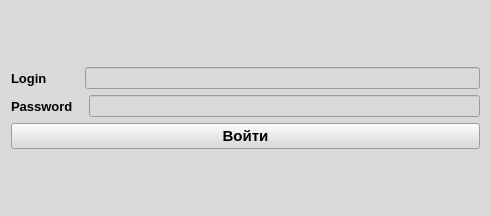
<?xml version="1.0" encoding="UTF-8"?>
<ui version="4.0">
 <class>Form</class>
 <widget class="QWidget" name="Form">
  <property name="geometry">
   <rect>
    <x>0</x>
    <y>0</y>
    <width>491</width>
    <height>216</height>
   </rect>
  </property>
  <property name="windowTitle">
   <string>Form</string>
  </property>
  <property name="styleSheet">
   <string notr="true">background-color: rgb(179, 179, 179);
background-color: rgb(217, 217, 217);</string>
  </property>
  <layout class="QVBoxLayout" name="verticalLayout_2">
   <item>
    <layout class="QVBoxLayout" name="verticalLayout">
     <item>
      <layout class="QHBoxLayout" name="horizontalLayout">
       <item>
        <widget class="QLabel" name="label">
         <property name="font">
          <font>
           <pointsize>10</pointsize>
           <bold>true</bold>
          </font>
         </property>
         <property name="text">
          <string>Login</string>
         </property>
        </widget>
       </item>
       <item>
        <spacer name="horizontalSpacer">
         <property name="orientation">
          <enum>Qt::Horizontal</enum>
         </property>
         <property name="sizeType">
          <enum>QSizePolicy::Fixed</enum>
         </property>
         <property name="sizeHint" stdset="0">
          <size>
           <width>32</width>
           <height>20</height>
          </size>
         </property>
        </spacer>
       </item>
       <item>
        <widget class="QLineEdit" name="lineEdit"/>
       </item>
      </layout>
     </item>
     <item>
      <layout class="QHBoxLayout" name="horizontalLayout_2">
       <item>
        <widget class="QLabel" name="label_2">
         <property name="font">
          <font>
           <pointsize>10</pointsize>
           <bold>true</bold>
          </font>
         </property>
         <property name="text">
          <string>Password</string>
         </property>
        </widget>
       </item>
       <item>
        <spacer name="horizontalSpacer_2">
         <property name="orientation">
          <enum>Qt::Horizontal</enum>
         </property>
         <property name="sizeType">
          <enum>QSizePolicy::Fixed</enum>
         </property>
         <property name="sizeHint" stdset="0">
          <size>
           <width>10</width>
           <height>20</height>
          </size>
         </property>
        </spacer>
       </item>
       <item>
        <widget class="QLineEdit" name="lineEdit_2"/>
       </item>
      </layout>
     </item>
     <item>
      <widget class="QPushButton" name="pushButton">
       <property name="font">
        <font>
         <pointsize>11</pointsize>
         <bold>true</bold>
        </font>
       </property>
       <property name="text">
        <string>Войти</string>
       </property>
      </widget>
     </item>
    </layout>
   </item>
  </layout>
 </widget>
 <resources/>
 <connections/>
</ui>
